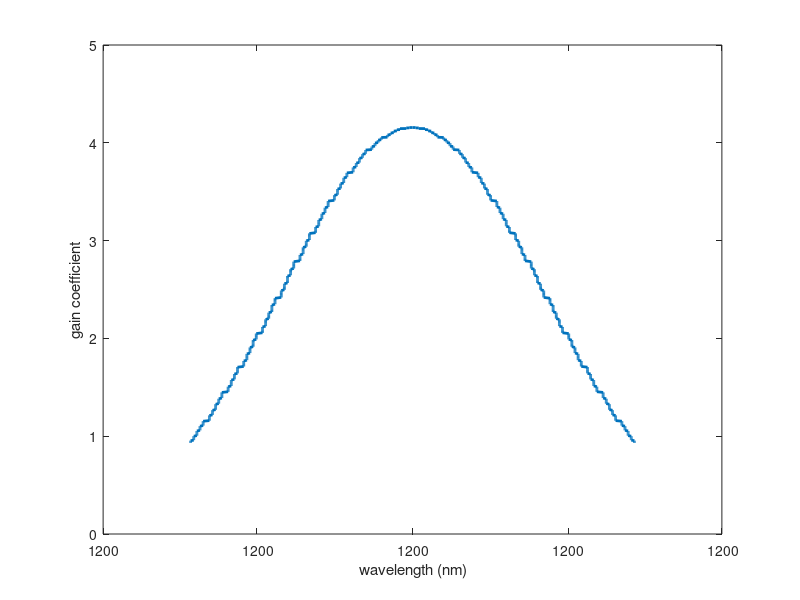

Reproduce this figure in MATLAB. (Note: this script raises an error after producing the figure.)
clc;
clear all;
close all;
 
%% input value
c=3e8;
lamda_0= 1200e-9;
v_0=c/lamda_0;
n2=3.3208; %active layer
n1=1;
n=n2;

%delv

delv=1.5e9 ;
%gth 
y=25;%loss coefficient( cm^-1)
L=2e-4;%length
w=8e-6;
d=0.2e-6;
A=w*d;
R1=((n2-n1)/(n2+n1))^2;
R2=R1;
gt=y+(1/(2*L*100))*log(1/(R1*R2));
gth=2*gt;
nth=1.5*10^24;

%tr
B=2*10^-16;
tr=(B*nth)^-1;

%Tsp
% Br=10^-11;
% n0=10^11;
% p0=10^8;
% del_n=3*10^18;
%tsp=(Br*(n0+p0))^-1;


delN=4e15;
%% gain coefficient
g_0=delN*((c*c)/(8*pi*v_0*v_0*n*n*tr*delv));

%tau_ph
Tph=n/(c*gth*100);

%nth
% nth=(8*pi*v_0*v_0*tr*delv*n*n*gth)/(c*c);

%Ith
e=1.6e-19;

Ith=(nth*e*L*w*d)/tr ;
Ith=Ith*1000;
 
%% guassian lineshape 
v_s=linspace((v_0-delv),(v_0+delv),1000);
v_m=mean(v_s);
v_std=std(v_s);
g_gauss= g_0*gaussmf(v_s,[v_std v_m]);
w_s=c./(v_s*1e-9);
plot((w_s),(g_gauss),'linewidth',2);
xlabel('wavelength (nm)')
ylabel ('gain coefficient')
hold on

v_min= v_0-delv/2;
v_max= v_0+delv/2;
w_max=c/v_min;
w_min=c/v_max;
m_max=round(2*n*L/w_min);
m_min=round(2*n*L/w_max);
m=m_min:1:m_max;
w=2*n*L./m;
w=w(find(w<=w_max));
w=w(find(w>=w_min));
w=w/1e-9;
g_discreet=interp1(w_s,g_gauss,w);
stem(w,g_discreet,'*','linewidth',3);

figure

%PowervsI

h=6.626e-34;
e=1.6e-19;
I = 0:1:100
P = zeros(length(I))
for i=1:length(I);

P(i)=((h*c*c*Tph*(1-R1))/(2*e*n*lamda_0*L))*(i-Ith);
end

plot(I,(P),'b','linewidth',2);
xlabel('current(mA)')
ylabel ('Power(mW)')

%I vs V

%% constants
%Na=1e15;
Na=4e16;
Nd=5e16;
%Nd=5e17;
ni=4.4*10^9;
npo=ni^2/Na;
pno=ni^2/Nd;
deln=1.5e18;
un=3900;
up=90;
K=1.38e-23;
T=300;
q=1.6e-19;
Dn=(K*T*un)/q;
Dp=(K*T*up)/q;
Br=1e-11;
tn=1/(Br*(Nd+pno+deln));
tp=1/(Br*(npo+Na+deln));
Ln=(Dn*tn)^0.5*1e-2;
Lp=(Dp*tp)^0.5*1e-2;
nf=1;
V=0:.001:1.4;
for i=1:length(V)
    I(i)=q*A*((Dn*npo/Ln)+(Dp*pno/Lp))*exp(((q*V(i))./(nf*K*T))-1);
end
plot(V,(I),'linewidth',2);
xlabel('Voltage (V)');
ylabel('Current (mA)');

title('I-V Characteristics of Laser');